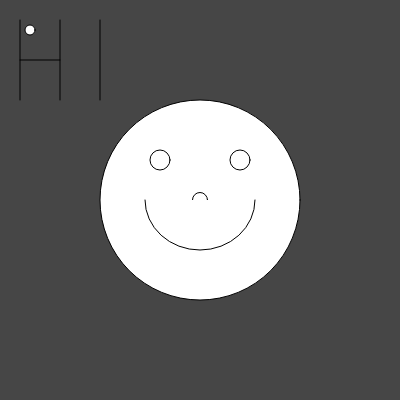
Frame 1 (no input)
Frame 60 (no input): identical to frame 1, image omitted
Frame 120 (the mouse pressed at the canvas centre since frame 60): identical to frame 1, image omitted

The p5.js sketch that drew this single still picture (run headless with seeded random() and noise() and a simulated clock; from frame 60 on, the mouse is pressed at the canvas centre):

// p5.js sketch
// ── sketch.js
/**
* Shauna Cross
* IGME-609: p5.js Demo
*/ 

/**
* setup : Initialization runs once; called automatically
* Summarize code that you add
*/
function setup() {
  createCanvas(400, 400);
}

function draw() {
	background(70);
  // Hi
	line(20,20,20,100);
	line(60,20,60,100);
	line(20,60,60,60);
	line(100,20,100,100);
  
  // Smily Face
	ellipse(200,200,200);
	ellipse(200,200,15);
	ellipse(160,160,20);
	ellipse(240,160,20);
	arc(200,200,110,100,0,PI);
  
  // Circle
  ellipse(30,30,10);
  
  // TODO: add a caption at the bottom
}

 
